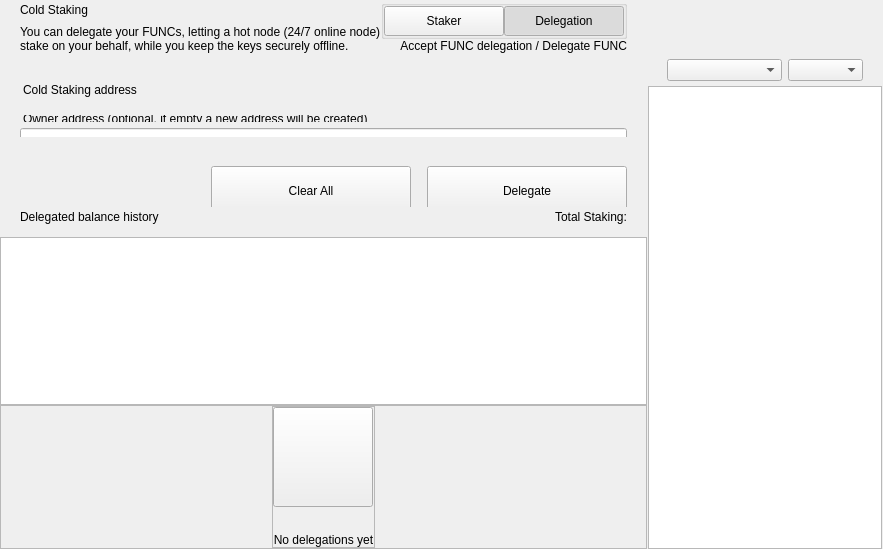
<?xml version="1.0" encoding="UTF-8"?>
<ui version="4.0">
 <class>ColdStakingWidget</class>
 <widget class="QWidget" name="ColdStakingWidget">
  <property name="geometry">
   <rect>
    <x>0</x>
    <y>0</y>
    <width>629</width>
    <height>549</height>
   </rect>
  </property>
  <property name="windowTitle">
   <string>Form</string>
  </property>
  <layout class="QHBoxLayout" name="horizontalLayout_1" stretch="2,1">
   <property name="spacing">
    <number>0</number>
   </property>
   <property name="leftMargin">
    <number>0</number>
   </property>
   <property name="topMargin">
    <number>0</number>
   </property>
   <property name="rightMargin">
    <number>0</number>
   </property>
   <property name="bottomMargin">
    <number>0</number>
   </property>
   <item>
    <widget class="QWidget" name="left" native="true">
     <layout class="QVBoxLayout" name="verticalLayout_3">
      <property name="leftMargin">
       <number>0</number>
      </property>
      <property name="topMargin">
       <number>0</number>
      </property>
      <property name="rightMargin">
       <number>0</number>
      </property>
      <property name="bottomMargin">
       <number>0</number>
      </property>
      <item>
       <layout class="QVBoxLayout" name="verticalLayout_2">
        <property name="spacing">
         <number>0</number>
        </property>
        <item>
         <layout class="QVBoxLayout" name="verticalLayoutTop">
          <property name="spacing">
           <number>0</number>
          </property>
          <property name="leftMargin">
           <number>0</number>
          </property>
          <property name="rightMargin">
           <number>0</number>
          </property>
          <item>
           <widget class="QWidget" name="containerTitle" native="true">
            <property name="sizePolicy">
             <sizepolicy hsizetype="Preferred" vsizetype="Minimum">
              <horstretch>0</horstretch>
              <verstretch>0</verstretch>
             </sizepolicy>
            </property>
            <property name="maximumSize">
             <size>
              <width>16777215</width>
              <height>100</height>
             </size>
            </property>
            <layout class="QHBoxLayout" name="containerTitleLayout">
             <property name="spacing">
              <number>0</number>
             </property>
             <property name="leftMargin">
              <number>20</number>
             </property>
             <property name="topMargin">
              <number>0</number>
             </property>
             <property name="rightMargin">
              <number>20</number>
             </property>
             <property name="bottomMargin">
              <number>0</number>
             </property>
             <item>
              <layout class="QVBoxLayout" name="verticalLayout11">
               <property name="spacing">
                <number>5</number>
               </property>
               <item>
                <widget class="QLabel" name="labelTitle">
                 <property name="text">
                  <string>Cold Staking</string>
                 </property>
                </widget>
               </item>
               <item>
                <widget class="QLabel" name="labelSubtitle1">
                 <property name="maximumSize">
                  <size>
                   <width>16777215</width>
                   <height>16777215</height>
                  </size>
                 </property>
                 <property name="text">
                  <string>You can delegate your FUNCs, letting a hot node (24/7 online node)
stake on your behalf, while you keep the keys securely offline.</string>
                 </property>
                </widget>
               </item>
              </layout>
             </item>
             <item>
              <spacer name="horizontalSpacer">
               <property name="orientation">
                <enum>Qt::Horizontal</enum>
               </property>
               <property name="sizeHint" stdset="0">
                <size>
                 <width>40</width>
                 <height>20</height>
                </size>
               </property>
              </spacer>
             </item>
             <item>
              <widget class="QWidget" name="containerViewPrivacyChecks" native="true">
               <layout class="QVBoxLayout" name="containerPrivacyChecks">
                <property name="spacing">
                 <number>0</number>
                </property>
                <property name="leftMargin">
                 <number>0</number>
                </property>
                <property name="topMargin">
                 <number>0</number>
                </property>
                <property name="rightMargin">
                 <number>0</number>
                </property>
                <property name="bottomMargin">
                 <number>0</number>
                </property>
                <item alignment="Qt::AlignHCenter|Qt::AlignVCenter">
                 <widget class="QGroupBox" name="groupBox">
                  <property name="title">
                   <string/>
                  </property>
                  <layout class="QHBoxLayout" name="horizontalLayout_2_1">
                   <property name="spacing">
                    <number>0</number>
                   </property>
                   <property name="leftMargin">
                    <number>0</number>
                   </property>
                   <property name="topMargin">
                    <number>0</number>
                   </property>
                   <property name="rightMargin">
                    <number>0</number>
                   </property>
                   <property name="bottomMargin">
                    <number>0</number>
                   </property>
                   <item>
                    <widget class="QPushButton" name="pushLeft">
                     <property name="minimumSize">
                      <size>
                       <width>120</width>
                       <height>30</height>
                      </size>
                     </property>
                     <property name="maximumSize">
                      <size>
                       <width>120</width>
                       <height>30</height>
                      </size>
                     </property>
                     <property name="focusPolicy">
                      <enum>Qt::NoFocus</enum>
                     </property>
                     <property name="text">
                      <string>Staker</string>
                     </property>
                     <property name="checkable">
                      <bool>true</bool>
                     </property>
                     <property name="autoExclusive">
                      <bool>true</bool>
                     </property>
                    </widget>
                   </item>
                   <item>
                    <widget class="QPushButton" name="pushRight">
                     <property name="minimumSize">
                      <size>
                       <width>120</width>
                       <height>30</height>
                      </size>
                     </property>
                     <property name="maximumSize">
                      <size>
                       <width>120</width>
                       <height>30</height>
                      </size>
                     </property>
                     <property name="focusPolicy">
                      <enum>Qt::NoFocus</enum>
                     </property>
                     <property name="text">
                      <string>Delegation</string>
                     </property>
                     <property name="checkable">
                      <bool>true</bool>
                     </property>
                     <property name="checked">
                      <bool>true</bool>
                     </property>
                     <property name="autoExclusive">
                      <bool>true</bool>
                     </property>
                    </widget>
                   </item>
                  </layout>
                 </widget>
                </item>
                <item alignment="Qt::AlignTop">
                 <widget class="QLabel" name="labelSubtitle2">
                  <property name="text">
                   <string>Accept FUNC delegation / Delegate FUNC</string>
                  </property>
                  <property name="alignment">
                   <set>Qt::AlignRight|Qt::AlignTrailing|Qt::AlignVCenter</set>
                  </property>
                 </widget>
                </item>
               </layout>
              </widget>
             </item>
            </layout>
           </widget>
          </item>
          <item>
           <spacer name="verticalSpacer_2">
            <property name="orientation">
             <enum>Qt::Vertical</enum>
            </property>
            <property name="sizeType">
             <enum>QSizePolicy::Fixed</enum>
            </property>
            <property name="sizeHint" stdset="0">
             <size>
              <width>20</width>
              <height>30</height>
             </size>
            </property>
           </spacer>
          </item>
          <item>
           <widget class="QWidget" name="containerSend" native="true">
            <property name="minimumSize">
             <size>
              <width>0</width>
              <height>50</height>
             </size>
            </property>
            <layout class="QVBoxLayout" name="containerSendRow">
             <property name="spacing">
              <number>6</number>
             </property>
             <property name="leftMargin">
              <number>0</number>
             </property>
             <property name="topMargin">
              <number>0</number>
             </property>
             <property name="rightMargin">
              <number>0</number>
             </property>
             <property name="bottomMargin">
              <number>0</number>
             </property>
             <item>
              <widget class="QLabel" name="labelEditTitle">
               <property name="maximumSize">
                <size>
                 <width>16777215</width>
                 <height>30</height>
                </size>
               </property>
               <property name="styleSheet">
                <string notr="true">padding-left:20px; padding-bottom:3px;</string>
               </property>
               <property name="text">
                <string>Cold Staking address</string>
               </property>
              </widget>
             </item>
             <item>
              <spacer name="verticalSpacer_6">
               <property name="orientation">
                <enum>Qt::Vertical</enum>
               </property>
               <property name="sizeType">
                <enum>QSizePolicy::Fixed</enum>
               </property>
               <property name="sizeHint" stdset="0">
                <size>
                 <width>20</width>
                 <height>9</height>
                </size>
               </property>
              </spacer>
             </item>
             <item>
              <widget class="QWidget" name="containerOwner" native="true">
               <layout class="QVBoxLayout" name="vContainerOwner">
                <property name="spacing">
                 <number>4</number>
                </property>
                <property name="leftMargin">
                 <number>20</number>
                </property>
                <property name="topMargin">
                 <number>0</number>
                </property>
                <property name="rightMargin">
                 <number>20</number>
                </property>
                <property name="bottomMargin">
                 <number>0</number>
                </property>
                <item>
                 <widget class="QLabel" name="labelSubtitleDescription">
                  <property name="maximumSize">
                   <size>
                    <width>16777215</width>
                    <height>20</height>
                   </size>
                  </property>
                  <property name="styleSheet">
                   <string notr="true">margin-bottom:2px;
                   margin-left:0.05px;
                   padding:0px;</string>
                  </property>
                  <property name="text">
                   <string>Owner address (optional, if empty a new address will be created)</string>
                  </property>
                 </widget>
                </item>
                <item>
                 <widget class="QLineEdit" name="lineEditOwnerAddress">
                  <property name="minimumSize">
                   <size>
                    <width>0</width>
                    <height>50</height>
                   </size>
                  </property>
                  <property name="maximumSize">
                   <size>
                    <width>16777215</width>
                    <height>50</height>
                   </size>
                  </property>
                  <property name="styleSheet">
                   <string notr="true"/>
                  </property>
                  <property name="placeholderText">
                   <string>Enter owner address</string>
                  </property>
                 </widget>
                </item>
               </layout>
              </widget>
             </item>
            </layout>
           </widget>
          </item>
         </layout>
        </item>
        <item>
         <spacer name="verticalSpacer_3">
          <property name="orientation">
           <enum>Qt::Vertical</enum>
          </property>
          <property name="sizeType">
           <enum>QSizePolicy::Minimum</enum>
          </property>
          <property name="sizeHint" stdset="0">
           <size>
            <width>20</width>
            <height>20</height>
           </size>
          </property>
         </spacer>
        </item>
        <item>
         <widget class="QWidget" name="containerBtn" native="true">
          <property name="minimumSize">
           <size>
            <width>0</width>
            <height>50</height>
           </size>
          </property>
          <layout class="QHBoxLayout" name="horizontalLayout">
           <property name="rightMargin">
            <number>20</number>
           </property>
           <item>
            <spacer name="horizontalSpacer_2">
             <property name="orientation">
              <enum>Qt::Horizontal</enum>
             </property>
             <property name="sizeHint" stdset="0">
              <size>
               <width>200</width>
               <height>20</height>
              </size>
             </property>
            </spacer>
           </item>
           <item>
            <layout class="QHBoxLayout" name="horizontalLayout_7">
             <item>
              <spacer name="horizontalSpacer_3">
               <property name="orientation">
                <enum>Qt::Horizontal</enum>
               </property>
               <property name="sizeType">
                <enum>QSizePolicy::Expanding</enum>
               </property>
               <property name="sizeHint" stdset="0">
                <size>
                 <width>40</width>
                 <height>20</height>
                </size>
               </property>
              </spacer>
             </item>
             <item>
              <widget class="QPushButton" name="pushButtonClear">
               <property name="minimumSize">
                <size>
                 <width>200</width>
                 <height>50</height>
                </size>
               </property>
               <property name="focusPolicy">
                <enum>Qt::NoFocus</enum>
               </property>
               <property name="text">
                <string>Clear All</string>
               </property>
              </widget>
             </item>
             <item>
              <spacer name="horizontalSpacer_4">
               <property name="orientation">
                <enum>Qt::Horizontal</enum>
               </property>
               <property name="sizeType">
                <enum>QSizePolicy::Fixed</enum>
               </property>
               <property name="sizeHint" stdset="0">
                <size>
                 <width>10</width>
                 <height>20</height>
                </size>
               </property>
              </spacer>
             </item>
             <item>
              <widget class="QPushButton" name="pushButtonSend">
               <property name="minimumSize">
                <size>
                 <width>200</width>
                 <height>50</height>
                </size>
               </property>
               <property name="maximumSize">
                <size>
                 <width>200</width>
                 <height>50</height>
                </size>
               </property>
               <property name="focusPolicy">
                <enum>Qt::NoFocus</enum>
               </property>
               <property name="text">
                <string>Delegate</string>
               </property>
              </widget>
             </item>
            </layout>
           </item>
          </layout>
         </widget>
        </item>
        <item>
         <widget class="QWidget" name="containerHistoryLabel" native="true">
          <layout class="QHBoxLayout" name="horizontalLayout_4">
           <property name="spacing">
            <number>0</number>
           </property>
           <property name="leftMargin">
            <number>20</number>
           </property>
           <property name="topMargin">
            <number>0</number>
           </property>
           <property name="rightMargin">
            <number>20</number>
           </property>
           <property name="bottomMargin">
            <number>0</number>
           </property>
           <item>
            <widget class="QWidget" name="verticalWidget" native="true">
             <property name="minimumSize">
              <size>
               <width>100</width>
               <height>0</height>
              </size>
             </property>
             <layout class="QVBoxLayout" name="verticalLayout_58">
              <property name="leftMargin">
               <number>0</number>
              </property>
              <property name="topMargin">
               <number>0</number>
              </property>
              <property name="rightMargin">
               <number>0</number>
              </property>
              <property name="bottomMargin">
               <number>0</number>
              </property>
              <item>
               <widget class="QLabel" name="labelListHistory">
                <property name="text">
                 <string>Delegated balance history</string>
                </property>
               </widget>
              </item>
             </layout>
            </widget>
           </item>
           <item>
            <spacer name="horizontalSpacer_5">
             <property name="orientation">
              <enum>Qt::Horizontal</enum>
             </property>
             <property name="sizeHint" stdset="0">
              <size>
               <width>40</width>
               <height>20</height>
              </size>
             </property>
            </spacer>
           </item>
           <item>
            <widget class="QLabel" name="labelStakingTotal">
             <property name="text">
              <string>Total Staking:</string>
             </property>
            </widget>
           </item>
          </layout>
         </widget>
        </item>
        <item>
         <layout class="QVBoxLayout" name="verticalLayout_64">
          <property name="spacing">
           <number>0</number>
          </property>
          <item>
           <spacer name="verticalSpacer_44">
            <property name="orientation">
             <enum>Qt::Vertical</enum>
            </property>
            <property name="sizeType">
             <enum>QSizePolicy::Fixed</enum>
            </property>
            <property name="sizeHint" stdset="0">
             <size>
              <width>20</width>
              <height>10</height>
             </size>
            </property>
           </spacer>
          </item>
          <item>
           <widget class="QListView" name="listView">
            <property name="enabled">
             <bool>true</bool>
            </property>
            <property name="mouseTracking">
             <bool>true</bool>
            </property>
           </widget>
          </item>
          <item>
           <widget class="QFrame" name="emptyContainer">
            <property name="minimumSize">
             <size>
              <width>0</width>
              <height>100</height>
             </size>
            </property>
            <property name="frameShape">
             <enum>QFrame::StyledPanel</enum>
            </property>
            <property name="frameShadow">
             <enum>QFrame::Raised</enum>
            </property>
            <layout class="QVBoxLayout" name="verticalLayout_71" stretch="1,8">
             <property name="spacing">
              <number>0</number>
             </property>
             <property name="leftMargin">
              <number>0</number>
             </property>
             <property name="topMargin">
              <number>0</number>
             </property>
             <property name="rightMargin">
              <number>0</number>
             </property>
             <property name="bottomMargin">
              <number>0</number>
             </property>
             <item>
              <spacer name="verticalSpacer">
               <property name="orientation">
                <enum>Qt::Vertical</enum>
               </property>
               <property name="sizeHint" stdset="0">
                <size>
                 <width>20</width>
                 <height>20</height>
                </size>
               </property>
              </spacer>
             </item>
             <item alignment="Qt::AlignHCenter|Qt::AlignVCenter">
              <widget class="QFrame" name="emptyScreen">
               <property name="sizePolicy">
                <sizepolicy hsizetype="Expanding" vsizetype="Expanding">
                 <horstretch>0</horstretch>
                 <verstretch>0</verstretch>
                </sizepolicy>
               </property>
               <property name="frameShape">
                <enum>QFrame::StyledPanel</enum>
               </property>
               <property name="frameShadow">
                <enum>QFrame::Raised</enum>
               </property>
               <layout class="QVBoxLayout" name="verticalLayout">
                <property name="spacing">
                 <number>30</number>
                </property>
                <property name="leftMargin">
                 <number>0</number>
                </property>
                <property name="topMargin">
                 <number>0</number>
                </property>
                <property name="rightMargin">
                 <number>0</number>
                </property>
                <property name="bottomMargin">
                 <number>0</number>
                </property>
                <item alignment="Qt::AlignHCenter|Qt::AlignVCenter">
                 <widget class="QPushButton" name="pushImgEmpty">
                  <property name="minimumSize">
                   <size>
                    <width>100</width>
                    <height>100</height>
                   </size>
                  </property>
                  <property name="maximumSize">
                   <size>
                    <width>100</width>
                    <height>100</height>
                   </size>
                  </property>
                  <property name="focusPolicy">
                   <enum>Qt::NoFocus</enum>
                  </property>
                  <property name="text">
                   <string/>
                  </property>
                  <property name="iconSize">
                   <size>
                    <width>100</width>
                    <height>100</height>
                   </size>
                  </property>
                 </widget>
                </item>
                <item alignment="Qt::AlignHCenter|Qt::AlignVCenter">
                 <widget class="QLabel" name="labelEmpty">
                  <property name="styleSheet">
                   <string notr="true"/>
                  </property>
                  <property name="text">
                   <string>No delegations yet</string>
                  </property>
                  <property name="alignment">
                   <set>Qt::AlignCenter</set>
                  </property>
                 </widget>
                </item>
               </layout>
              </widget>
             </item>
            </layout>
           </widget>
          </item>
         </layout>
        </item>
       </layout>
      </item>
     </layout>
    </widget>
   </item>
   <item>
    <widget class="QWidget" name="right" native="true">
     <layout class="QVBoxLayout" name="rightContainer">
      <property name="spacing">
       <number>0</number>
      </property>
      <property name="leftMargin">
       <number>1</number>
      </property>
      <property name="topMargin">
       <number>0</number>
      </property>
      <property name="rightMargin">
       <number>1</number>
      </property>
      <property name="bottomMargin">
       <number>0</number>
      </property>
      <item>
       <widget class="QWidget" name="containerRightButtons" native="true">
        <property name="minimumSize">
         <size>
          <width>0</width>
          <height>50</height>
         </size>
        </property>
        <layout class="QVBoxLayout" name="verticalLayout_4">
         <property name="leftMargin">
          <number>19</number>
         </property>
         <property name="topMargin">
          <number>0</number>
         </property>
         <property name="rightMargin">
          <number>19</number>
         </property>
         <property name="bottomMargin">
          <number>0</number>
         </property>
         <item>
          <widget class="OptionButton" name="btnCoinControl" native="true">
           <property name="minimumSize">
            <size>
             <width>0</width>
             <height>0</height>
            </size>
           </property>
          </widget>
         </item>
         <item>
          <widget class="OptionButton" name="btnColdStaking" native="true"/>
         </item>
         <item>
          <widget class="OptionButton" name="btnMyStakingAddresses" native="true">
           <property name="sizePolicy">
            <sizepolicy hsizetype="Preferred" vsizetype="Minimum">
             <horstretch>0</horstretch>
             <verstretch>0</verstretch>
            </sizepolicy>
           </property>
          </widget>
         </item>
        </layout>
       </widget>
      </item>
      <item>
       <widget class="QWidget" name="sortWidget" native="true">
        <layout class="QHBoxLayout" name="horizontalLayout_6">
         <property name="leftMargin">
          <number>19</number>
         </property>
         <property name="rightMargin">
          <number>19</number>
         </property>
         <property name="bottomMargin">
          <number>5</number>
         </property>
         <item>
          <spacer name="horizontalSpacer_6">
           <property name="orientation">
            <enum>Qt::Horizontal</enum>
           </property>
           <property name="sizeHint" stdset="0">
            <size>
             <width>40</width>
             <height>20</height>
            </size>
           </property>
          </spacer>
         </item>
         <item>
          <widget class="QComboBox" name="comboBoxSort">
           <property name="sizePolicy">
            <sizepolicy hsizetype="Preferred" vsizetype="Fixed">
             <horstretch>0</horstretch>
             <verstretch>0</verstretch>
            </sizepolicy>
           </property>
           <property name="minimumSize">
            <size>
             <width>115</width>
             <height>0</height>
            </size>
           </property>
          </widget>
         </item>
         <item>
          <widget class="QComboBox" name="comboBoxSortOrder">
           <property name="sizePolicy">
            <sizepolicy hsizetype="Preferred" vsizetype="Fixed">
             <horstretch>0</horstretch>
             <verstretch>0</verstretch>
            </sizepolicy>
           </property>
           <property name="minimumSize">
            <size>
             <width>75</width>
             <height>0</height>
            </size>
           </property>
          </widget>
         </item>
        </layout>
       </widget>
      </item>
      <item>
       <widget class="QListView" name="listViewStakingAddress">
        <property name="enabled">
         <bool>true</bool>
        </property>
        <property name="mouseTracking">
         <bool>true</bool>
        </property>
       </widget>
      </item>
     </layout>
    </widget>
   </item>
  </layout>
 </widget>
 <customwidgets>
  <customwidget>
   <class>OptionButton</class>
   <extends>QWidget</extends>
   <header>qt/func/optionbutton.h</header>
   <container>1</container>
  </customwidget>
 </customwidgets>
 <resources/>
 <connections/>
</ui>
